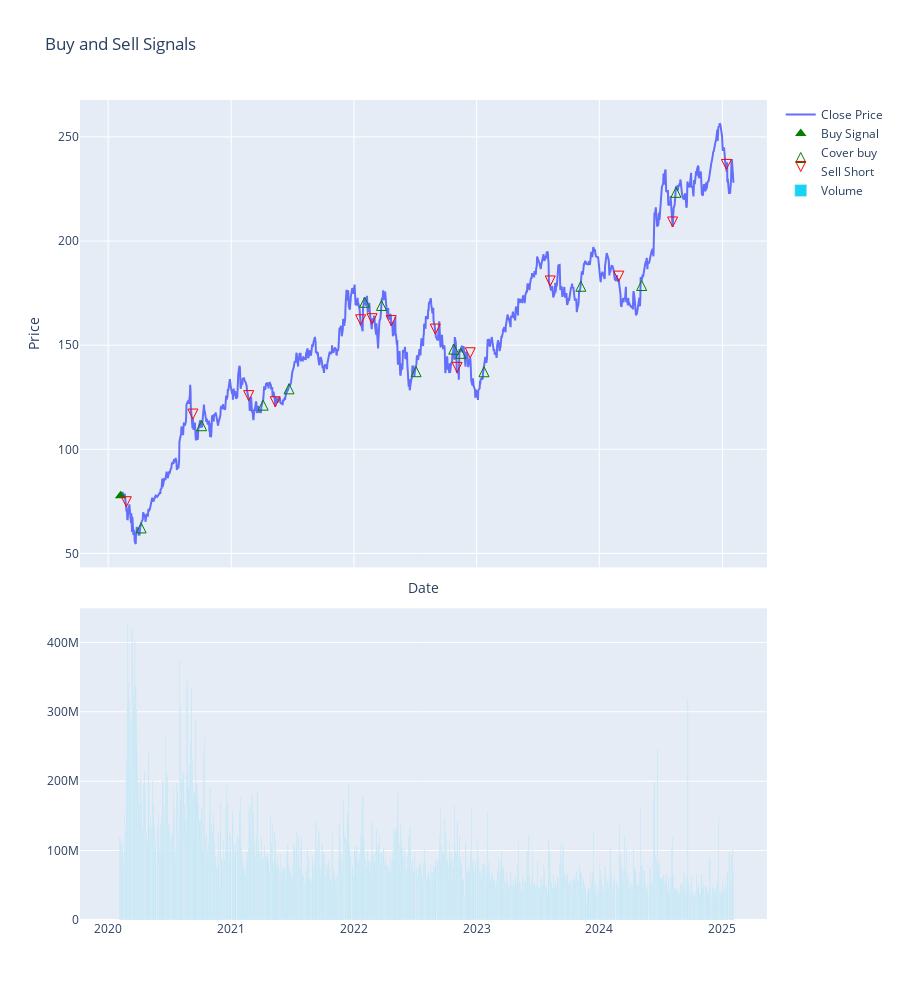

Notebook source saved alongside this figure:
### Code cell
signals_df = df[df['ticker'] == 'AAPL']
PlotSignal(signals_df, 'signal_command')

### Figure 1 — Plotly figure (JSON) as saved in the notebook; plotly's stock layout.template omitted (floating-point values rounded to 4 significant figures; data arrays with more than 128 entries replaced by an {"elided": "..."} marker saying what was removed)
{"data": [{"name": "Close Price", "type": "scatter", "x": {"elided": "1256 str values"}, "xaxis": "x", "y": {"elided": "1256 float values"}, "yaxis": "y"}, {"marker": {"color": "green", "size": 10, "symbol": "triangle-up"}, "mode": "markers", "name": "Buy Signal", "type": "scatter", "x": ["2020-02-07T00:00:00.000000"], "xaxis": "x", "y": [77.75], "yaxis": "y"}, {"marker": {"color": "red", "size": 10, "symbol": "triangle-down"}, "mode": "markers", "name": "Sell Signal", "type": "scatter", "x": [], "xaxis": "x", "y": [], "yaxis": "y"}, {"marker": {"color": "green", "size": 10, "symbol": "arrow-up-open"}, "mode": "markers", "name": "Cover buy", "type": "scatter", "x": ["2020-04-08T00:00:00.000000", "2020-10-05T00:00:00.000000", "2021-04-06T00:00:00.000000", "2021-06-22T00:00:00.000000", "2022-02-02T00:00:00.000000", "2022-03-24T00:00:00.000000", "2022-07-05T00:00:00.000000", "2022-10-25T00:00:00.000000", "2022-11-15T00:00:00.000000", "2023-01-23T00:00:00.000000", "2023-11-07T00:00:00.000000", "2024-05-06T00:00:00.000000", "2024-08-16T00:00:00.000000"], "xaxis": "x", "y": [64.64, 113.7, 123.6, 131.4, 173.0, 171.5, 139.7, 150.5, 148.5, 139.6, 180.7, 181.1, 225.8], "yaxis": "y"}, {"marker": {"color": "red", "size": 10, "symbol": "arrow-down-open"}, "mode": "markers", "name": "Sell Short", "type": "scatter", "x": ["2020-02-24T00:00:00.000000", "2020-09-09T00:00:00.000000", "2021-02-22T00:00:00.000000", "2021-05-12T00:00:00.000000", "2022-01-21T00:00:00.000000", "2022-02-24T00:00:00.000000", "2022-04-22T00:00:00.000000", "2022-08-31T00:00:00.000000", "2022-11-04T00:00:00.000000", "2022-12-13T00:00:00.000000", "2023-08-08T00:00:00.000000", "2024-02-28T00:00:00.000000", "2024-08-06T00:00:00.000000", "2025-01-13T00:00:00.000000"], "xaxis": "x", "y": [72.44, 114.5, 123.4, 120.4, 159.8, 160.3, 159.4, 155.3, 136.9, 144.0, 178.4, 180.8, 206.8, 234.4], "yaxis": "y"}, {"name": "Volume", "type": "bar", "x": {"elided": "1256 str values"}, "xaxis": "x2", "y": {"elided": "1256 float values"}, "yaxis": "y2"}], "layout": {"height": 1000, "title": {"text": "Buy and Sell Signals"}, "xaxis": {"anchor": "y", "domain": [0, 1], "matches": "x2", "rangeslider": {"visible": false}, "showticklabels": false, "title": {"text": "Date"}}, "xaxis2": {"anchor": "y2", "domain": [0, 1]}, "yaxis": {"anchor": "x", "domain": [0.43, 1], "title": {"text": "Price"}}, "yaxis2": {"anchor": "x2", "domain": [0, 0.38]}}}
